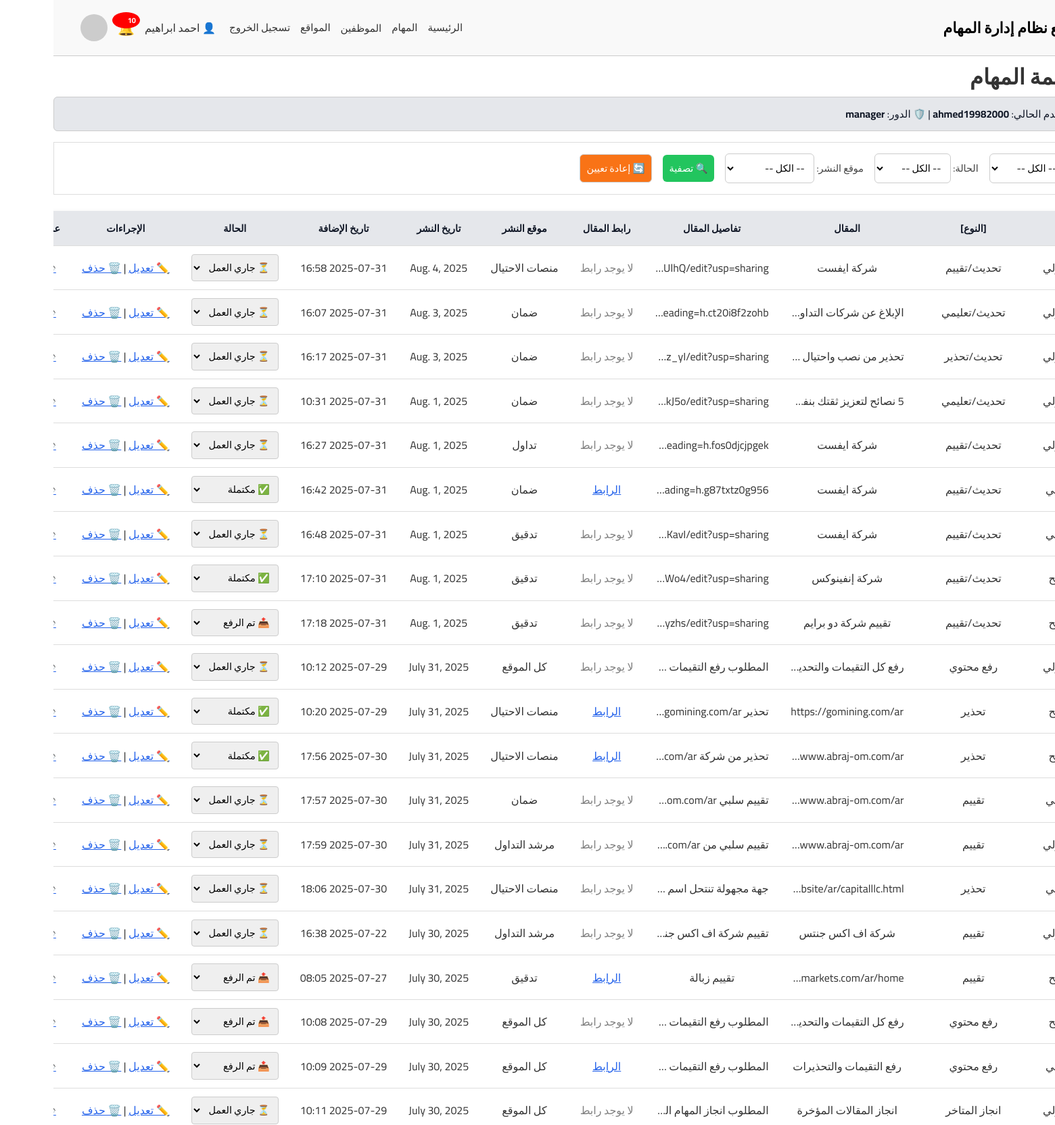
/tasks/ (signed in, upper part), run on the app's committed database.
### accounts/models.py (models this page shows)
class Users(AbstractUser):
    ROLE_CHOICES = (
        ('manager', 'Manager'),
        ('employee', 'Employee'),
    )
    role = models.CharField(max_length=10, choices=ROLE_CHOICES, default='employee')
    job_title = models.CharField(max_length=100, blank=True, null=True)
    def __str__(self):
        return self.get_full_name() or self.username

### tasks/models.py (models this page shows, shortened)
class Task(models.Model):
    writer = models.ForeignKey(settings.AUTH_USER_MODEL, on_delete=models.CASCADE, verbose_name="الكاتب")
    article_title = models.CharField(max_length=255, verbose_name="المقال")
    article_details = models.TextField(verbose_name="تفاصيل المقال")
    article_link = models.URLField(max_length=500, verbose_name="رابط المقال", blank=True, null=True)
    publish_site = models.ForeignKey(Site, on_delete=models.CASCADE, verbose_name="موقع النشر")
    publish_date = models.DateField(verbose_name="تاريخ النشر")
    created_at = models.DateTimeField(auto_now_add=True, verbose_name="تاريخ الإضافة")
    article_type_W_R_A_B = models.ForeignKey(Article_type_W_R_A_B, on_delete=models.CASCADE, verbose_name=" نوع المقال( تحذير / تقييم/تعليمي/افضل شركات)",null=True, blank=True)
    status = models.CharField(max_length=20,choices=STATUS_CHOICES,default='in_progress',verbose_name='حالة المهمة')

### categories/models.py (models this page shows)
class Article_type_W_R_A_B(models.Model):
    type = models.CharField(max_length=100, verbose_name="(تحذير / تقييم/تعليمي/افضل شركات)نوع المقال")
    number_of_article = models.PositiveIntegerField(verbose_name="عدد المقالات المسموح بها")
    def __str__(self):
        return self.type

class Site(models.Model):
    name = models.CharField(max_length=100, verbose_name="اسم الموقع")
    start_date = models.DateField(null=True, blank=True, verbose_name="تاريخ البدء")
    number_of_days = models.PositiveIntegerField(verbose_name="عدد ايام الفارق")
    site_link = models.URLField(max_length=200, verbose_name="رابط الموقع")
    def __str__(self):
        return self.name

### accounts/decorators.py (the view)
        def wrapper(request, *args, **kwargs):
            if not request.user.is_authenticated:
                return redirect('login')
            if not hasattr(request.user, 'role') or request.user.role != role_name:
                return redirect('no_permission')
            return view_func(request, *args, **kwargs)

### tasks/forms.py (shortened to what this page needs)
class TaskForm(forms.ModelForm):
    def __init__(self, *args, **kwargs):
        user = kwargs.pop('user', None)  # نستقبل المستخدم من الـ view
        super(TaskForm, self).__init__(*args, **kwargs)
        self.fields['publish_date'].required = False
        self.user = user
        if user and user.role != 'manager':
            self.fields['writer'].widget = forms.HiddenInput()
            self.fields['writer'].required = False  # علشان ميظهرش خطأ
        if user and user.role == 'manager':
            self.fields['writer'].queryset = Users.objects.filter(role='employee')
    class Meta:
        model = Task
        fields = '__all__'
        widgets = {
            'publish_date': forms.DateInput(attrs={'type': 'date'}),
        }

### accounts/context_processors.py (called while the page is built)
def notifications_processor(request):
    if request.user.is_authenticated:
        notifications = Notification.objects.filter(user=request.user, is_deleted=False).order_by('-created_at')[:10]
    else:
        notifications = []
    return {'notifications': notifications}

### templates/tasks/task_list.html (shortened to what this page needs)
{% extends 'base.html' %}
{% load static %}
{% block extra_css %}
  <link rel="stylesheet" href="{% static 'css/tasks.css' %}">
  <link rel="stylesheet" href="{% static 'css/notifications.css' %}">
{% endblock %}
{% block content %}
<h1>📋 قائمة المهام</h1>
<p style="background: #f0f0f0; padding: 10px; border: 1px solid #ccc;">
  👤 المستخدم الحالي: <strong>{{ request.user.username }}</strong> |
  🛡️ الدور: <strong>{{ request.user.role }}</strong>
</p>
<form method="get" class="task-filter-form">
  <label>
    الكاتب:
    <select name="writer">
      <option value="">-- الكل --</option>
    </select>
  </label>
  <label>
    الحالة:
    <select name="status">
      <option value="">-- الكل --</option>
    </select>
  </label>
  <label>
    موقع النشر:
    <select name="site">
      <option value="">-- الكل --</option>
    </select>
  </label>
  <button type="submit">🔍 تصفية</button>
  <a href="{% url 'task_list' %}" class="reset-filter">🔄 إعادة تعيين</a>
</form>
<table>
    <thead>
        <tr>
            <th>الكاتب</th>
            <th>[النوع]</th>
            <th>المقال</th>
            <th>تفاصيل المقال</th>
            <th>رابط المقال</th>
            <th>موقع النشر</th>
            <th>تاريخ النشر</th>
            <th>تاريخ الإضافة</th>
            <th>الحالة</th>
            <th>الإجراءات</th>
            <th>عرض المزيد</th>
        </tr>
    </thead>
    <tbody>
        {% for task in tasks %}
        <tr>
            <td>{{ task.writer.get_full_name|default:task.writer.username }}</td>
            <td>{{ task.article_type_W_R_A_B }}</td>
            <td>{{ task.article_title }}</td>
            <td>{{ task.article_details }}</td>
            <td>
              {% if task.article_link %}
                <a href="{{ task.article_link }}" target="_blank">الرابط</a>
              {% else %}
                <span style="color: gray;">لا يوجد رابط</span>
              {% endif %}
            </td>
            <td>{{ task.publish_site }}</td>
            <td>{{ task.publish_date }}</td>
            <td>{{ task.created_at|date:"Y-m-d H:i" }}</td>
            <td>
              <form method="post" action="{% url 'update_task_status' task.id %}">
                <select name="status" onchange="this.form.submit()" style="font-size: 0.9em;">
                  <option value="in_progress" {% if task.status == 'in_progress' %}selected{% endif %}>⏳ جاري العمل</option>
                  <option value="upload" {% if task.status == 'upload' %}selected{% endif %}>📤 تم الرفع</option>
                  <option value="done" {% if task.status == 'done' %}selected{% endif %}>✅ مكتملة</option>
                </select>
              </form>
            </td>
            <td>
                {% if request.user.role == "manager" %}
                    <a href="{% url 'edit_task' task.id %}">✏️ تعديل</a> |
                    <a href="{% url 'delete_task' task.id %}" onclick="return confirm('هل أنت متأكد من الحذف؟');">🗑️ حذف</a>
                {% else %}
                    لا توجد صلاحية
                {% endif %}
            </td>
            <td>
                <a href="#" onclick="openTaskDetails('{{ task.id }}'); return false;">👁️ عرض</a>
            </td>
        </tr>
        {% endfor %}
    </tbody>
</table>
{% endblock %}

### templates/includes/header.html (shortened to what this page needs)
{% load static %}
<!DOCTYPE html>
<html lang="ar" dir="rtl">
<head>
  <link rel="stylesheet" href="{% static 'css/base.css' %}">
  <link rel="stylesheet" href="{% static 'css/header.css' %}">
</head>
<body>
  <header>
    <div class="logo">موقع نظام إدارة المهام</div>
    <div class="user-nav">
      <nav>
        {% if request.user.is_authenticated %}
          {% if request.user.role == "manager" %}
            <a href="/home/dashboard/">الرئيسية</a>
            <a href="/tasks/">المهام</a>
            <div class="dropdown">
              <button class="dropbtn">الموظفين</button>
            </div>
            <a href="/categories/site/">المواقع</a>
          {% elif request.user.role == "employee" %}
            <a href="/home/employee_dashboard/">الرئيسية</a>
            <a href="/tasks/my_tasks/">مهامي</a>
          {% endif %}
          <a href="{% url 'logout' %}">تسجيل الخروج</a>
        {% else %}
          <a href="{% url 'index' %}">تسجيل الدخول</a>
        {% endif %}
      </nav>
      <div style="display: flex; align-items: center; gap: 15px; position: relative;">
        {% if request.user.is_authenticated %}
         <span>👤 {{ request.user.get_full_name }}</span>
          <div class="notification-wrapper">
  <div class="notification-icon" onclick="toggleNotifications()">
    {% if notifications|length > 0 %}
      <span class="badge">{{ notifications|length }}</span>
    {% endif %}
  </div>
</div>
        {% endif %}
        <img src="https://via.placeholder.com/40" alt="User" style="border-radius: 50%;">
      </div>
    </div>
  </header>
</body>
</html>

### static/css/base.css (style rules this page uses)
* { box-sizing: border-box; margin: 0; padding: 0; direction: rtl; font-family: 'Cairo', sans-serif; }
body { background-color: #fff; color: #333; min-height: 100vh; font-family: 'Cairo', sans-serif; }
header { display: flex; justify-content: space-between; align-items: center; padding: 20px 40px; background-color: #f9f9f9; border-bottom: 1px solid #ccc; }
.logo { font-size: 22px; font-weight: bold; color: #000; }
.user-nav { display: flex; align-items: center; gap: 20px; }
.user-nav nav { display: flex; gap: 15px; position: relative; }
.user-nav nav a { text-decoration: none; color: #333; font-weight: 500; font-size: 15px; transition: color 0.2s; }
.user-nav img { width: 40px; height: 40px; border-radius: 50%; }
.dropdown { position: relative; display: inline-block; }
.dropbtn { background-color: transparent; border: none; font-size: 15px; font-weight: 500; color: #333; cursor: pointer; padding: 0; font-family: inherit; }
.notification-icon { cursor: pointer; font-size: 20px; position: relative; }
.notification-icon .badge { position: absolute; top: -5px; right: -8px; background-color: red; color: white; padding: 2px 6px; font-size: 11px; border-radius: 50%; font-weight: bold; }

### static/css/tasks.css (style rules this page uses)
body { background-color: #f7f7f7; font-family: 'Segoe UI', Tahoma, Geneva, Verdana, sans-serif; direction: rtl; }
.task-filter-form { background-color: #fff; padding: 1rem; border: 1px solid #ddd; margin-bottom: 1.5rem; display: flex; gap: 1rem; flex-wrap: wrap; align-items: center; }
.task-filter-form label { font-size: 0.9rem; color: #444; }
.task-filter-form select, .task-filter-form button, .task-filter-form a.reset-filter { padding: 0.4rem 0.6rem; font-size: 0.9rem; border: 1px solid #ccc; border-radius: 6px; background-color: #fff; cursor: pointer; }
.task-filter-form button { background-color: #22c55e; color: white; border: none; }
.task-filter-form a.reset-filter { background-color: #f97316; color: white; text-decoration: none; }
table { width: 100%; border-collapse: collapse; background-color: #fff; box-shadow: 0 0 5px rgba(0,0,0,0.05); margin-bottom: 2rem; }
table thead { background-color: #e5e7eb; color: #111827; font-size: 0.9rem; text-align: center; }
table th, table td { padding: 0.75rem 1rem; border-bottom: 1px solid #ddd; text-align: center; vertical-align: middle; }
table td a { color: #2563eb; text-decoration: underline; }
table select[name="status"] { border: 1px solid #ccc; padding: 0.3rem 0.5rem; border-radius: 4px; font-size: 0.85rem; }
p[style*="background"] { border-radius: 6px; background-color: #e5e7eb !important; color: #111827; font-size: 0.95rem; margin-bottom: 1rem; }

### static/css/notifications.css (style rules this page uses)
td, th { max-width: 200px; overflow: hidden; text-overflow: ellipsis; white-space: nowrap; }

### static/css/header.css (style rules this page uses)
.notification-icon { cursor: pointer; position: relative; }
.badge { background: red; color: white; padding: 2px 6px; font-size: 12px; border-radius: 50%; position: absolute; top: -8px; left: -8px; }

### data on the page
Users: user.get_full_name "احمد ابراهيم", user.username "ahmed19982000"
Task: writer.get_full_name "روان دربولي", article_type_W_R_A_B "تحديث/تقييم", article_title "شركة ايفست", article_details "https://docs.google.com/document/d/1F5KdxnV-AtmbpDSmJwxHWDKdB3rdCkayTneX-_pUlhQ/edit?usp=shari…", shows "لا يوجد رابط", publish_site "منصات الاحتيال", publish_date "Aug. 4, 2025", created_at "2025-07-31 16:58", status "⏳ جاري العمل"
Task: writer.get_full_name "روان دربولي", article_type_W_R_A_B "تحديث/تعليمي", article_details "https://docs.google.com/document/d/12GUZeMFDKnb8vIBj_EwS3tZUu2tF2oy7smTbH_Tdmkw/edit?tab=t.0#heading=h.ct20i8f2zo…", shows "لا يوجد رابط", publish_site "ضمان", publish_date "Aug. 3, 2025", created_at "2025-07-31 16:07", status "⏳ جاري العمل"
Task: writer.get_full_name "روان دربولي", article_type_W_R_A_B "تحديث/تحذير", article_details "https://docs.google.com/document/d/1vcKaALdDKgFEP8RTn8GjnDoabm7-HAY6eyiQohZz_yI/edit?usp=shari…", shows "لا يوجد رابط", publish_site "ضمان", publish_date "Aug. 3, 2025", created_at "2025-07-31 16:17", status "⏳ جاري العمل"
Task: writer.get_full_name "روان دربولي", article_type_W_R_A_B "تحديث/تعليمي", article_details "https://docs.google.com/document/d/1K3yLUqznbnY3KQGQ0cxMw-XQPR8x4XBx3Zp0cWmkJ5o/edit?usp=shari…", shows "لا يوجد رابط", publish_site "ضمان", publish_date "Aug. 1, 2025", created_at "2025-07-31 10:31", status "⏳ جاري العمل"
Task: writer.get_full_name "روان دربولي", article_type_W_R_A_B "تحديث/تقييم", article_title "شركة ايفست", article_details "https://docs.google.com/document/d/1kOM24pkD2K_mIm7M_XslxFuihnCI_R4lLJzw349_iZ4/edit?tab=t.0#heading=h.fos0djcjpg…", shows "لا يوجد رابط", publish_site "تداول", publish_date "Aug. 1, 2025", created_at "2025-07-31 16:27", status "⏳ جاري العمل"
Task: writer.get_full_name "عمر ضاحي", article_type_W_R_A_B "تحديث/تقييم", article_title "شركة ايفست", article_details "https://docs.google.com/document/d/1RQpVEmM3cYMJMb_pz4a8zNd18InVvsooRD3MjhxormY/edit?tab=t.0#heading=h.g87txtz0g9…", publish_site "ضمان", publish_date "Aug. 1, 2025", created_at "2025-07-31 16:42", status "✅ مكتملة"
Task: writer.get_full_name "عمر ضاحي", article_type_W_R_A_B "تحديث/تقييم", article_title "شركة ايفست", article_details "https://docs.google.com/document/d/1awK6VL1A86wQYgdolDdcbOc6Uotv15JuReURVOMKavI/edit?usp=shari…", shows "لا يوجد رابط", publish_site "تدقيق", publish_date "Aug. 1, 2025", created_at "2025-07-31 16:48", status "⏳ جاري العمل"
Task: writer.get_full_name "نبوغ صالح", article_type_W_R_A_B "تحديث/تقييم", article_title "شركة إنفينوكس", article_details "https://docs.google.com/document/d/18E-6JjtKZLopIG8oOuXf1Z6HXJRo0fo7JuxgR9PLWo4/edit?usp=shari…", shows "لا يوجد رابط", publish_site "تدقيق", publish_date "Aug. 1, 2025", created_at "2025-07-31 17:10", status "✅ مكتملة"
Task: writer.get_full_name "نبوغ صالح", article_type_W_R_A_B "تحديث/تقييم", article_title "تقييم شركة دو برايم", article_details "https://docs.google.com/document/d/1tUdH6bPFgBaK0J-dtlDXvO_oWwsZED0bmrkoOWayzhs/edit?usp=shari…", shows "لا يوجد رابط", publish_site "تدقيق", publish_date "Aug. 1, 2025", created_at "2025-07-31 17:18", status "📤 تم الرفع"
Task: writer.get_full_name "روان دربولي", article_type_W_R_A_B "رفع محتوي", shows "لا يوجد رابط", publish_site "كل الموقع", publish_date "July 31, 2025", created_at "2025-07-29 10:12", status "⏳ جاري العمل"
Task: article_title "https://gomining.com/ar", publish_site "منصات الاحتيال", publish_date "July 31, 2025", created_at "2025-07-29 10:20", status "✅ مكتملة"
Task: article_title "https://www.abraj-om.com/…", publish_site "منصات الاحتيال", publish_date "July 31, 2025", created_at "2025-07-30 17:56", status "✅ مكتملة"
Task: article_title "https://www.abraj-om.com/…", shows "لا يوجد رابط", publish_site "ضمان", publish_date "July 31, 2025", created_at "2025-07-30 17:57", status "⏳ جاري العمل"
Task: writer.get_full_name "روان دربولي", article_title "https://www.abraj-om.com/…", shows "لا يوجد رابط", publish_site "مرشد التداول", publish_date "July 31, 2025", created_at "2025-07-30 17:59", status "⏳ جاري العمل"
Task: article_title "https://www.chimerainvestment.com/Website/ar/capitalllc.ht…", shows "لا يوجد رابط", publish_site "منصات الاحتيال", publish_date "July 31, 2025", created_at "2025-07-30 18:06", status "⏳ جاري العمل"
Task: writer.get_full_name "روان دربولي", article_title "شركة اف اكس جنتس", shows "لا يوجد رابط", publish_site "مرشد التداول", publish_date "July 30, 2025", created_at "2025-07-22 16:38", status "⏳ جاري العمل"
Task: article_title "https://www.razemarkets.com/ar/ho…", publish_site "تدقيق", publish_date "July 30, 2025", created_at "2025-07-27 08:05", status "📤 تم الرفع"
Task: writer.get_full_name "نبوغ صالح", article_type_W_R_A_B "رفع محتوي", shows "لا يوجد رابط", publish_site "كل الموقع", publish_date "July 30, 2025", created_at "2025-07-29 10:08", status "📤 تم الرفع"
Task: writer.get_full_name "عمر ضاحي", article_type_W_R_A_B "رفع محتوي", article_title "رفع التقيمات والتحذيرات", publish_site "كل الموقع", publish_date "July 30, 2025", created_at "2025-07-29 10:09", status "📤 تم الرفع"
Task: writer.get_full_name "روان دربولي", article_type_W_R_A_B "انجاز المتاخر", article_title "انجاز المقالات المؤخرة", shows "لا يوجد رابط", publish_site "كل الموقع", publish_date "July 30, 2025", created_at "2025-07-29 10:11", status "⏳ جاري العمل"
